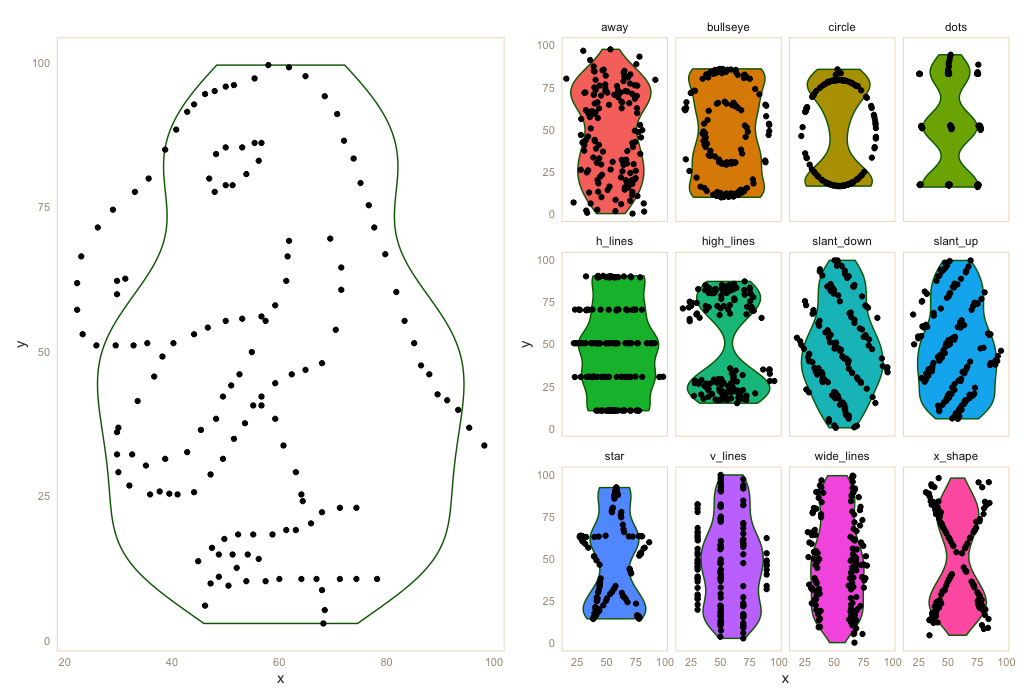

R code for this plot:
library(tidyverse)
library(ggpomological)
library(patchwork)
library(gtsummary)

theme_set(theme_pomological_nobg())
no_dino_plot<-datasaurus %>%
  filter(!dataset=="dino")%>%
  ggplot(aes(x=x, y=y,fill=dataset)) + 
  geom_violin(colour="darkgreen") +
  geom_point(color="black") + 
  facet_wrap(.~dataset)+
  theme(legend.position = "none")
no_dino_plot

dino_plot<-datasaurus %>%
  filter(dataset=="dino")%>%
  ggplot(aes(x=x, y=y)) + 
  geom_violin(colour="darkgreen") +
  geom_point(color="black")
dino_plot

dino_plot+no_dino_plot

datasaurus %>%
  tbl_summary(by=dataset,
              statistic = all_continuous()~"{mean}")
